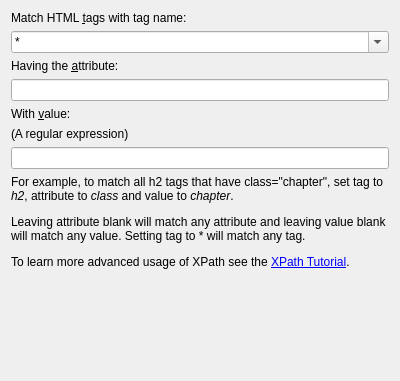
<?xml version="1.0" encoding="UTF-8"?>
<ui version="4.0">
 <class>Form</class>
 <widget class="QWidget" name="Form">
  <property name="geometry">
   <rect>
    <x>0</x>
    <y>0</y>
    <width>400</width>
    <height>381</height>
   </rect>
  </property>
  <property name="windowTitle">
   <string>Form</string>
  </property>
  <layout class="QVBoxLayout" name="verticalLayout">
   <item>
    <widget class="QLabel" name="label">
     <property name="text">
      <string>Match HTML &amp;tags with tag name:</string>
     </property>
     <property name="buddy">
      <cstring>tag</cstring>
     </property>
    </widget>
   </item>
   <item>
    <widget class="QComboBox" name="tag">
     <property name="editable">
      <bool>true</bool>
     </property>
     <item>
      <property name="text">
       <string>*</string>
      </property>
     </item>
     <item>
      <property name="text">
       <string>a</string>
      </property>
     </item>
     <item>
      <property name="text">
       <string>br</string>
      </property>
     </item>
     <item>
      <property name="text">
       <string>div</string>
      </property>
     </item>
     <item>
      <property name="text">
       <string>h1</string>
      </property>
     </item>
     <item>
      <property name="text">
       <string>h2</string>
      </property>
     </item>
     <item>
      <property name="text">
       <string>h3</string>
      </property>
     </item>
     <item>
      <property name="text">
       <string>h4</string>
      </property>
     </item>
     <item>
      <property name="text">
       <string>h5</string>
      </property>
     </item>
     <item>
      <property name="text">
       <string>h6</string>
      </property>
     </item>
     <item>
      <property name="text">
       <string>hr</string>
      </property>
     </item>
     <item>
      <property name="text">
       <string>span</string>
      </property>
     </item>
    </widget>
   </item>
   <item>
    <widget class="QLabel" name="label_2">
     <property name="text">
      <string>Having the &amp;attribute:</string>
     </property>
     <property name="buddy">
      <cstring>attribute</cstring>
     </property>
    </widget>
   </item>
   <item>
    <widget class="QLineEdit" name="attribute"/>
   </item>
   <item>
    <widget class="QLabel" name="label_3">
     <property name="text">
      <string>With &amp;value:</string>
     </property>
     <property name="buddy">
      <cstring>value</cstring>
     </property>
    </widget>
   </item>
   <item>
    <widget class="QLabel" name="label_4">
     <property name="text">
      <string>(A regular expression)</string>
     </property>
    </widget>
   </item>
   <item>
    <widget class="QLineEdit" name="value"/>
   </item>
   <item>
    <widget class="QLabel" name="label_5">
     <property name="text">
      <string>&lt;p&gt;For example, to match all h2 tags that have class=&quot;chapter&quot;, set tag to &lt;i&gt;h2&lt;/i&gt;, attribute to &lt;i&gt;class&lt;/i&gt; and value to &lt;i&gt;chapter&lt;/i&gt;.&lt;/p&gt;&lt;p&gt;Leaving attribute blank will match any attribute and leaving value blank will match any value. Setting tag to * will match any tag.&lt;/p&gt;&lt;p&gt;To learn more advanced usage of XPath see the &lt;a href=&quot;http://manual.calibre-ebook.com/xpath.html&quot;&gt;XPath Tutorial&lt;/a&gt;.</string>
     </property>
     <property name="wordWrap">
      <bool>true</bool>
     </property>
     <property name="openExternalLinks">
      <bool>true</bool>
     </property>
    </widget>
   </item>
   <item>
    <spacer name="verticalSpacer">
     <property name="orientation">
      <enum>Qt::Vertical</enum>
     </property>
     <property name="sizeHint" stdset="0">
      <size>
       <width>20</width>
       <height>40</height>
      </size>
     </property>
    </spacer>
   </item>
  </layout>
 </widget>
 <resources/>
 <connections/>
</ui>
